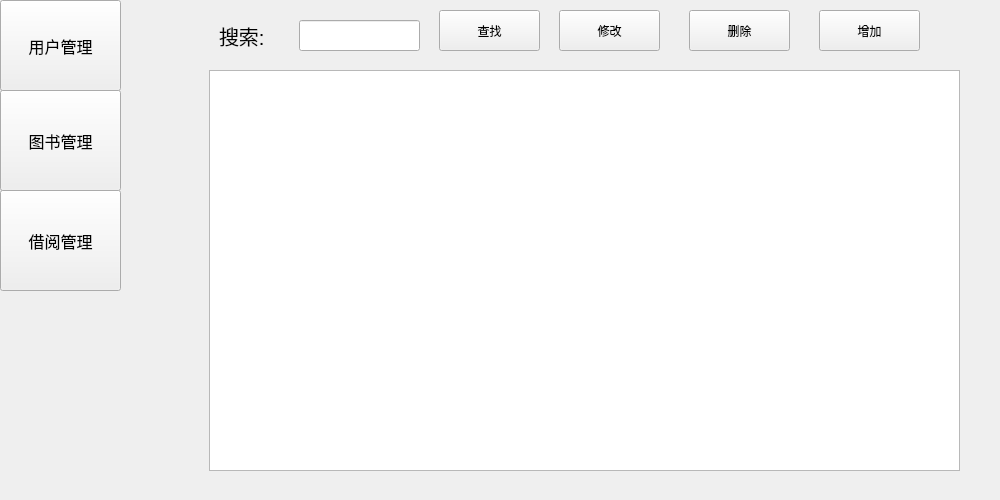
<?xml version="1.0" encoding="UTF-8"?>
<ui version="4.0">
 <class>admin</class>
 <widget class="QWidget" name="admin">
  <property name="geometry">
   <rect>
    <x>0</x>
    <y>0</y>
    <width>1000</width>
    <height>500</height>
   </rect>
  </property>
  <property name="windowTitle">
   <string>管理员界面</string>
  </property>
  <property name="windowIcon">
   <iconset resource="src.qrc">
    <normaloff>:/sy.jpg</normaloff>:/sy.jpg</iconset>
  </property>
  <widget class="QPushButton" name="but_usr_manage">
   <property name="geometry">
    <rect>
     <x>0</x>
     <y>0</y>
     <width>121</width>
     <height>91</height>
    </rect>
   </property>
   <property name="font">
    <font>
     <pointsize>12</pointsize>
    </font>
   </property>
   <property name="text">
    <string>用户管理</string>
   </property>
   <property name="icon">
    <iconset resource="src.qrc">
     <normaloff>:/yh.ico</normaloff>:/yh.ico</iconset>
   </property>
   <attribute name="buttonGroup">
    <string notr="true">buttonGroup</string>
   </attribute>
  </widget>
  <widget class="QPushButton" name="but_book_manage">
   <property name="geometry">
    <rect>
     <x>0</x>
     <y>90</y>
     <width>121</width>
     <height>101</height>
    </rect>
   </property>
   <property name="font">
    <font>
     <pointsize>12</pointsize>
    </font>
   </property>
   <property name="text">
    <string>图书管理</string>
   </property>
   <property name="icon">
    <iconset resource="src.qrc">
     <normaloff>:/book.ico</normaloff>:/book.ico</iconset>
   </property>
   <attribute name="buttonGroup">
    <string notr="true">buttonGroup</string>
   </attribute>
  </widget>
  <widget class="QStackedWidget" name="stackedWidget">
   <property name="geometry">
    <rect>
     <x>159</x>
     <y>0</y>
     <width>841</width>
     <height>491</height>
    </rect>
   </property>
   <property name="currentIndex">
    <number>1</number>
   </property>
   <widget class="QWidget" name="page">
    <widget class="QTableView" name="tableView">
     <property name="geometry">
      <rect>
       <x>30</x>
       <y>100</y>
       <width>781</width>
       <height>300</height>
      </rect>
     </property>
    </widget>
    <widget class="QLineEdit" name="managepage_usr_input">
     <property name="geometry">
      <rect>
       <x>160</x>
       <y>50</y>
       <width>181</width>
       <height>31</height>
      </rect>
     </property>
    </widget>
    <widget class="QLabel" name="managepage_usr_text">
     <property name="geometry">
      <rect>
       <x>80</x>
       <y>50</y>
       <width>61</width>
       <height>31</height>
      </rect>
     </property>
     <property name="font">
      <font>
       <pointsize>12</pointsize>
      </font>
     </property>
     <property name="text">
      <string>用户名</string>
     </property>
    </widget>
    <widget class="QPushButton" name="but_search_row">
     <property name="geometry">
      <rect>
       <x>350</x>
       <y>40</y>
       <width>111</width>
       <height>41</height>
      </rect>
     </property>
     <property name="text">
      <string>查询用户</string>
     </property>
    </widget>
    <widget class="QPushButton" name="but_add_row_usr">
     <property name="geometry">
      <rect>
       <x>300</x>
       <y>430</y>
       <width>121</width>
       <height>41</height>
      </rect>
     </property>
     <property name="text">
      <string>增加用户</string>
     </property>
    </widget>
    <widget class="QPushButton" name="but_remove_row_usr">
     <property name="geometry">
      <rect>
       <x>430</x>
       <y>430</y>
       <width>141</width>
       <height>41</height>
      </rect>
     </property>
     <property name="text">
      <string>删除该行用户</string>
     </property>
    </widget>
    <widget class="QPushButton" name="but_ent_mod">
     <property name="geometry">
      <rect>
       <x>620</x>
       <y>40</y>
       <width>121</width>
       <height>41</height>
      </rect>
     </property>
     <property name="text">
      <string>确认修改</string>
     </property>
    </widget>
    <widget class="QPushButton" name="but_add_data">
     <property name="geometry">
      <rect>
       <x>580</x>
       <y>430</y>
       <width>121</width>
       <height>41</height>
      </rect>
     </property>
     <property name="text">
      <string>导入数据</string>
     </property>
    </widget>
    <widget class="QPushButton" name="but_echo_data">
     <property name="geometry">
      <rect>
       <x>710</x>
       <y>430</y>
       <width>121</width>
       <height>41</height>
      </rect>
     </property>
     <property name="text">
      <string>导出数据</string>
     </property>
    </widget>
    <widget class="QPushButton" name="but_to_pwd">
     <property name="geometry">
      <rect>
       <x>480</x>
       <y>40</y>
       <width>131</width>
       <height>41</height>
      </rect>
     </property>
     <property name="text">
      <string>密码修改</string>
     </property>
    </widget>
    <widget class="QPushButton" name="but_reflash">
     <property name="geometry">
      <rect>
       <x>750</x>
       <y>40</y>
       <width>91</width>
       <height>41</height>
      </rect>
     </property>
     <property name="text">
      <string>刷新</string>
     </property>
    </widget>
   </widget>
   <widget class="QWidget" name="page_2">
    <widget class="QLabel" name="label">
     <property name="geometry">
      <rect>
       <x>60</x>
       <y>20</y>
       <width>61</width>
       <height>31</height>
      </rect>
     </property>
     <property name="font">
      <font>
       <pointsize>15</pointsize>
      </font>
     </property>
     <property name="text">
      <string>搜索:</string>
     </property>
    </widget>
    <widget class="QLineEdit" name="lineEdit_book_search">
     <property name="geometry">
      <rect>
       <x>140</x>
       <y>20</y>
       <width>121</width>
       <height>31</height>
      </rect>
     </property>
    </widget>
    <widget class="QPushButton" name="but_bookcharge">
     <property name="geometry">
      <rect>
       <x>400</x>
       <y>10</y>
       <width>101</width>
       <height>41</height>
      </rect>
     </property>
     <property name="text">
      <string>修改</string>
     </property>
    </widget>
    <widget class="QPushButton" name="but_book_delete">
     <property name="geometry">
      <rect>
       <x>530</x>
       <y>10</y>
       <width>101</width>
       <height>41</height>
      </rect>
     </property>
     <property name="text">
      <string>删除</string>
     </property>
    </widget>
    <widget class="QPushButton" name="but_bsch">
     <property name="geometry">
      <rect>
       <x>280</x>
       <y>10</y>
       <width>101</width>
       <height>41</height>
      </rect>
     </property>
     <property name="text">
      <string>查找</string>
     </property>
    </widget>
    <widget class="QTableView" name="book_tableView">
     <property name="geometry">
      <rect>
       <x>50</x>
       <y>70</y>
       <width>751</width>
       <height>401</height>
      </rect>
     </property>
    </widget>
    <widget class="QPushButton" name="but_bookadd">
     <property name="geometry">
      <rect>
       <x>660</x>
       <y>10</y>
       <width>101</width>
       <height>41</height>
      </rect>
     </property>
     <property name="text">
      <string>增加</string>
     </property>
    </widget>
   </widget>
  </widget>
  <widget class="QPushButton" name="but_borrow_manage">
   <property name="geometry">
    <rect>
     <x>0</x>
     <y>190</y>
     <width>121</width>
     <height>101</height>
    </rect>
   </property>
   <property name="font">
    <font>
     <pointsize>12</pointsize>
    </font>
   </property>
   <property name="text">
    <string>借阅管理</string>
   </property>
   <property name="icon">
    <iconset resource="src.qrc">
     <normaloff>:/jieyue.ico</normaloff>:/jieyue.ico</iconset>
   </property>
  </widget>
 </widget>
 <resources>
  <include location="src.qrc"/>
 </resources>
 <connections/>
 <buttongroups>
  <buttongroup name="buttonGroup"/>
 </buttongroups>
</ui>
